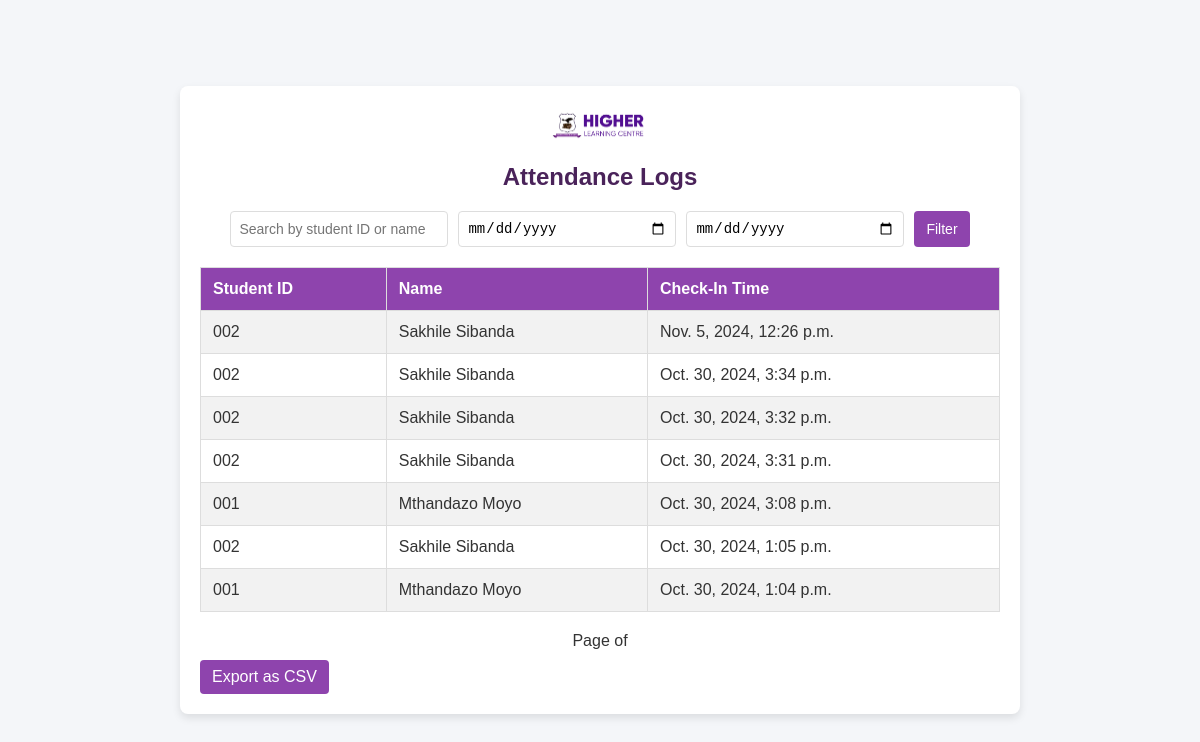
/attendance/attendance_logs/, run on the app's committed database.
### attendance/models.py (models this page shows, shortened)
class AttendanceLog(models.Model):
    student = models.ForeignKey(Student, on_delete=models.CASCADE)
    check_in_time = models.DateTimeField(auto_now_add=True)

class Student(models.Model):
    student_id = models.CharField(max_length=20, unique=True)
    name = models.CharField(max_length=100)
    parent_email = models.EmailField()

### attendance/views.py (the view, shortened to what this page needs)
# urls.py: path('attendance_logs/', views.attendance_logs, name='attendance_logs'),
def attendance_logs(request):
    query = request.GET.get('query', '')
    start_date = request.GET.get('start_date', '')
    end_date = request.GET.get('end_date', '')
    logs = AttendanceLog.objects.select_related('student').all().order_by('-check_in_time')
    if query:
        logs = logs.filter(Q(student__student_id__icontains=query) | Q(student__name__icontains=query))
    if start_date:
        logs = logs.filter(check_in_time__date__gte=parse_date(start_date))
    if end_date:
        logs = logs.filter(check_in_time__date__lte=parse_date(end_date))
    return render(request, 'attendance/attendance_logs.html', {
        'logs': logs,
        'query': query,
        'start_date': start_date,
        'end_date': end_date
    })

### attendance/templates/attendance/attendance_logs.html (shortened to what this page needs)
{% load static %}
<!DOCTYPE html>
<html>
<head>
    <link rel="stylesheet" href="{% static 'css/styles.css' %}">
</head>
<body>
    <div class="container">
        <div class="logo">
            <img src="{% static 'images/logo.png' %}" alt="School Logo" width="100" style="display: block; margin: 0 auto 20px;">
        </div>
        <h1>Attendance Logs</h1>
        <form method="GET" action="{% url 'attendance_logs' %}">
            <input type="text" name="query" placeholder="Search by student ID or name" value="{{ query }}">
            <input type="date" name="start_date" value="{{ start_date }}" placeholder="Start Date">
            <input type="date" name="end_date" value="{{ end_date }}" placeholder="End Date">
            <button type="submit">Filter</button>
        </form>
        <table>
            <tr>
                <th>Student ID</th>
                <th>Name</th>
                <th>Check-In Time</th>
            </tr>
            {% for log in logs %}
            <tr>
                <td>{{ log.student.student_id }}</td>
                <td>{{ log.student.name }}</td>
                <td>{{ log.check_in_time }}</td>
            </tr>
            {% empty %}
            <tr>
                <td colspan="3">No attendance logs available.</td>
            </tr>
            {% endfor %}
        </table>
        <div class="pagination">
            Page {{ page_obj.number }} of {{ page_obj.paginator.num_pages }}
        </div>
        <a href="{% url 'export_logs_csv' %}" class="export-button">Export as CSV</a>
    </div>
</body>
</html>

### static/css/styles.css (style rules this page uses)
body { font-family: Arial, sans-serif; background-color: #f4f6f9; color: #333; margin: 0; padding: 0; display: flex; justify-content: center; align-items: center; min-height: 100vh; }
.container { width: 90%; max-width: 800px; margin: 20px auto; background-color: #fff; padding: 20px; box-shadow: 0 4px 8px rgba(0, 0, 0, 0.1); border-radius: 8px; }
h1 { color: #4A235A; font-size: 24px; text-align: center; margin-bottom: 20px; }
form { display: flex; gap: 10px; margin-bottom: 20px; justify-content: center; }
form input[type="text"], form input[type="date"] { padding: 8px; font-size: 14px; border: 1px solid #ddd; border-radius: 4px; width: 200px; }
form button { padding: 8px 12px; font-size: 14px; border: none; border-radius: 4px; cursor: pointer; background-color: #8E44AD; color: white; }
table { width: 100%; border-collapse: collapse; margin-top: 20px; }
table, th, td { border: 1px solid #ddd; }
th, td { padding: 12px; text-align: left; }
th { background-color: #8E44AD; color: white; }
tr:nth-child(even) { background-color: #f2f2f2; }
.pagination { text-align: center; margin-top: 20px; }
.export-button { display: inline-block; margin-top: 10px; padding: 8px 12px; background-color: #8E44AD; color: white; text-decoration: none; border-radius: 4px; text-align: center; }

### data on the page
AttendanceLog: student.student_id "002", student.name "Sakhile Sibanda", check_in_time "Nov. 5, 2024, 12:26 p.m."
AttendanceLog: student.student_id "002", student.name "Sakhile Sibanda", check_in_time "Oct. 30, 2024, 3:34 p.m."
AttendanceLog: student.student_id "002", student.name "Sakhile Sibanda", check_in_time "Oct. 30, 2024, 3:32 p.m."
AttendanceLog: student.student_id "002", student.name "Sakhile Sibanda", check_in_time "Oct. 30, 2024, 3:31 p.m."
AttendanceLog: student.student_id "001", student.name "Mthandazo Moyo", check_in_time "Oct. 30, 2024, 3:08 p.m."
AttendanceLog: student.student_id "002", student.name "Sakhile Sibanda", check_in_time "Oct. 30, 2024, 1:05 p.m."
AttendanceLog: student.student_id "001", student.name "Mthandazo Moyo", check_in_time "Oct. 30, 2024, 1:04 p.m."
